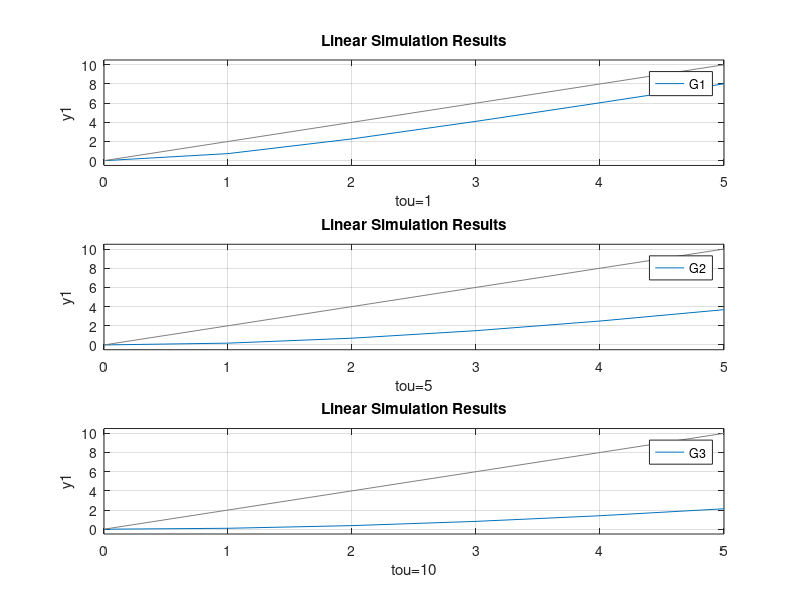

MATLAB code to generate this figure:
clear all;
close all;
n=[1];
d1=[1 1];
d2=[5 1];
d3=[10 1];
G1=tf(n,d1);
G2=tf(n,d2);
G3=tf(n,d3);
t=0:1:5;
slope=2;
ramp=slope*t;
subplot(3,1,1);
%lsim is used to take the time response of any signal lsim(sys,y,t)
lsim(G1,ramp,t);
xlabel('tou=1');
subplot(3,1,2);
lsim(G2,ramp,t);
xlabel('tou=5');
subplot(3,1,3);
lsim(G3,ramp,t);
xlabel('tou=10');